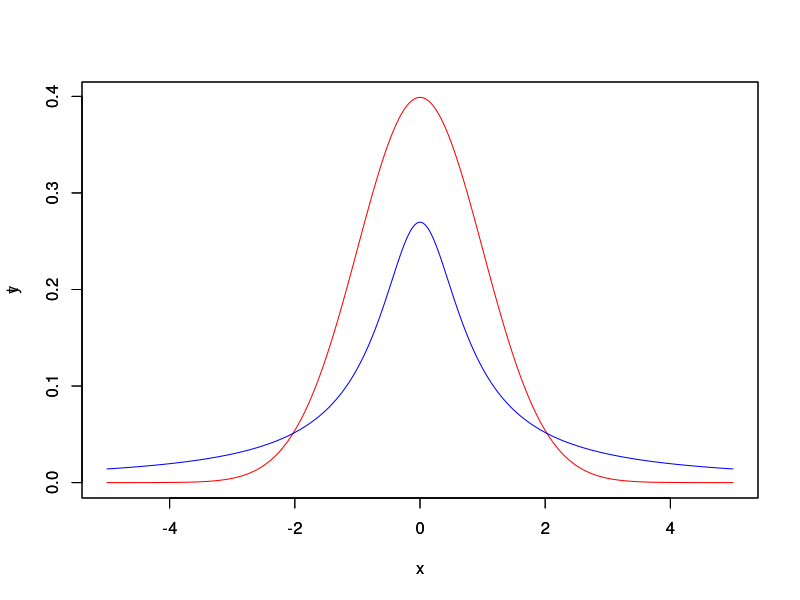
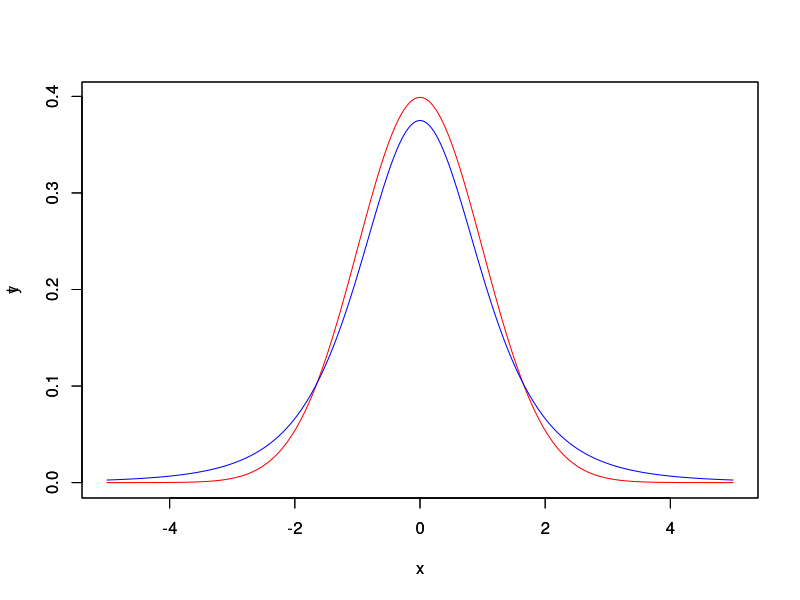
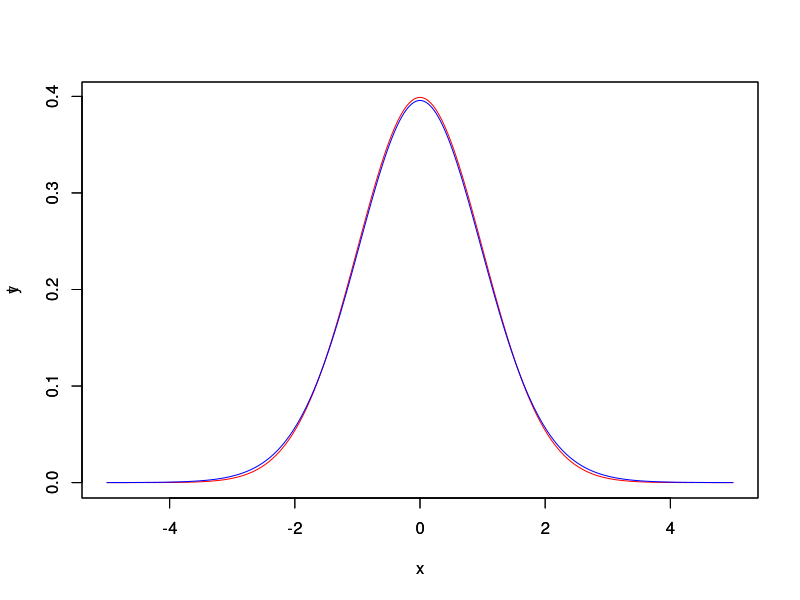
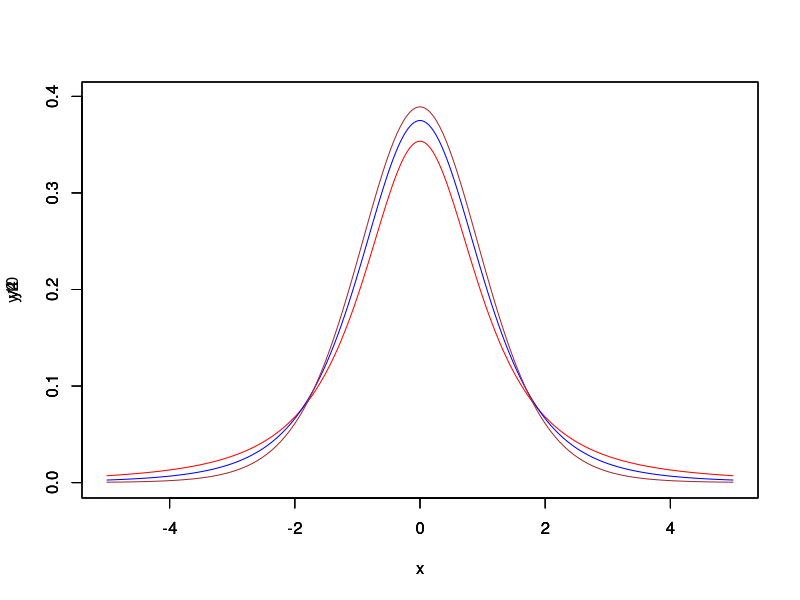

The R source for these figures, in order:
x=seq(-5,5,0.01)
x

y=dnorm(x)
y

#as df incrreases to infinity, tdist=normal dist
t=dt(x,0.5)
maxy=max(y,t)
#plot normal distribution in red
plot(x,y,type='l',col='red',xlim=c(-5,5),ylim=c(0,maxy))
par(new=TRUE)
#plot t distribution in blue
plot(x,t,type='l',col='blue',xlim=c(-5,5),ylim=c(0,maxy))

#t distribution wit df=4
t=dt(x,4)
maxy=max(y,t)
#plot normal distribution in red
plot(x,y,type='l',col='red',xlim=c(-5,5),ylim=c(0,maxy))
par(new=TRUE)
#plot t distribution in blue
plot(x,t,type='l',col='blue',xlim=c(-5,5),ylim=c(0,maxy))

#as df incrreases to infinity, tdist=normal dist
t=dt(x,31)
maxy=max(y,t)
#plot normal distribution in red
plot(x,y,type='l',col='red',xlim=c(-5,5),ylim=c(0,maxy))
par(new=TRUE)
#plot t distribution in blue
plot(x,t,type='l',col='blue',xlim=c(-5,5),ylim=c(0,maxy))

#in case of standard normal distribution
pnorm(0.57)-pnorm(-0.28)
#in case not a standard normal distribution - transformation needed
pnorm(1.2,1,2)-pnorm(-0.2,,1,2)
#t-distribution with 4 df(degree of freedom)
pt(0.271,4)-pt(-0.271,4)
qnorm(0.95)

# Degree of Freedom affacts te calculation on fractiles
y2=dt(x,2) #density associated to RV x of t distribution wit df 2
y4=dt(x,4) #df=4
y10=dt(x,10) #df=10
ymax=max(y2,y4,y10) #max value to be able to observe correct trend in plot
plot(x,y2,type='l',col='red',xlim=c(-5,5),ylim=c(0,maxy))
par(new=TRUE)
plot(x,y4,type='l',col='blue',xlim=c(-5,5),ylim=c(0,maxy))
par(new=TRUE)
plot(x,y10,type='l',col='brown',xlim=c(-5,5),ylim=c(0,maxy))

qt(0.9,2)   #fractile of order 90% with df=2
qt(0.9,4)   #fractile of order 90% with df=4
qt(0.9,10)  #fractile of order 90% with df=10

#Simulation - Confidence Interval!!
#To prove: P(mu: CI) = 1-alpha => doesnt mean mu belogs to CI all the time!
data=rnorm(1000,2,1)
#construct the CI for about distribution
lowerbound=mean(data)-1/sqrt(1000)*qnorm(0.975) #1-alpha/2
upperbound=mean(data)+1/sqrt(1000)*qnorm(0.975) #1-alpha/2
CI=c(lowerbound,upperbound)
CI
#please note mu is inside the CI
#but there will be cases when lowerbound is above mu=2 and 2(mu) is not inside the CI
#We are not sure to have mu inside CI

#print 100 instances of CI for data
K=100
M=matrix(data=0,ncol=2,nrow=K)
for(i in 1:K){
  data=rnorm(1000,2,1)
  lowerbound=mean(data)-1/sqrt(1000)*qnorm(0.975) #1-alpha/2
  upperbound=mean(data)+1/sqrt(1000)*qnorm(0.975) #1-alpha/2
  M[i,]=c(lowerbound,upperbound)
}
M #In alpha % of cases mu will be outside CI
#each time lowerbound is greator than 2 replace by 1.
#otherwise each time lowerbound is smaller than 2 replace by 0

#CI Vector: 1: Mu outside the CI. alpha=Level of Significance. 1-alpha=Confidence Level
B=(M[,1]>2)+(M[,2]<2)
B #vector indicating when true value of my parameter is outside the CI
alpha = sum(B)*100/100
alpha

